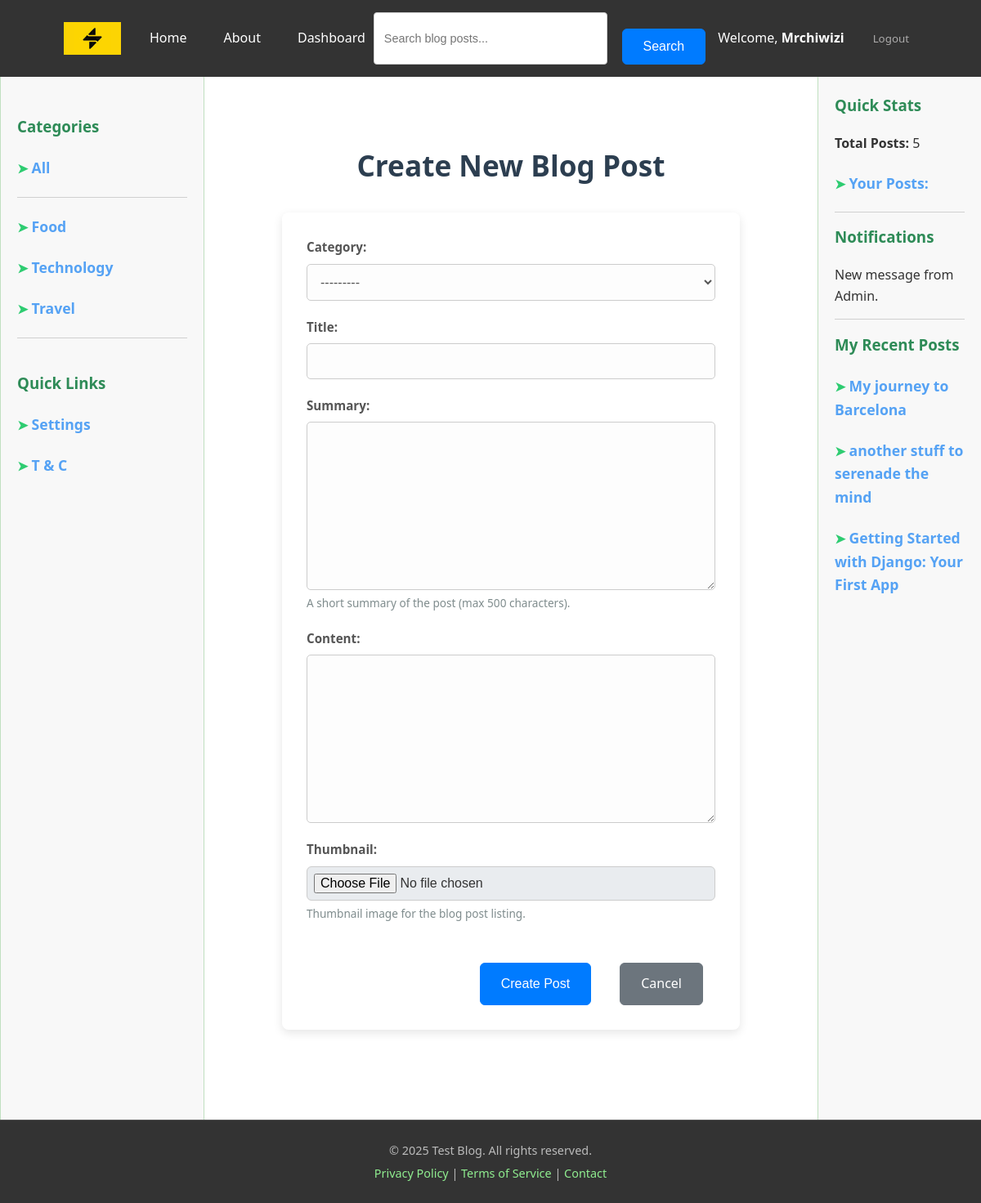
/create/ (signed in), run on the app's committed database.
### accounts/models.py (models this page shows, shortened)
class Account(AbstractBaseUser, PermissionsMixin):
    email = models.EmailField("email address", unique=True)
    user_name = models.CharField(max_length=150, unique=True)
    first_name = models.CharField(max_length=150, blank=True)
    last_name = models.CharField(max_length=150, blank=True)
    date_joined = models.DateTimeField(default=timezone.now)
    last_login = models.DateTimeField(auto_now=True)
    about = models.TextField(max_length=500, blank=True)
    is_staff = models.BooleanField(default=False)
    is_active = models.BooleanField(default=False)
    objects = AccountManager()
    USERNAME_FIELD = "email"
    REQUIRED_FIELDS = ["user_name",]

### blog/models.py (models this page shows, shortened)
class Category(models.Model):
    name = models.CharField(max_length=100, unique=True)
    slug = models.SlugField(max_length=100, unique=True, help_text="A URL-friendly short label.")
    description = models.TextField(blank=True, null=True)
    class Meta:
        verbose_name_plural = "Categories"
        ordering = ['name']
    def __str__(self):
        return self.name

class Post(models.Model):
    STATUS_CHOICES = (
        ('draft', 'Draft'),
        ('published', 'Published'),
    )
    title = models.CharField(max_length=250)
    slug = models.SlugField(max_length=250, unique_for_date='publish_date', help_text="A URL-friendly short label derived from the title, unique per publish date.")
    author = models.ForeignKey(User, on_delete=models.CASCADE, related_name='blog_posts')
    content = models.TextField()
    summary = models.TextField(max_length=1000, blank=True, help_text="A short summary of the post (max 500 characters).")
    thumbnail = models.ImageField(
        upload_to='blog/thumbnails/%Y/%m/%d/', blank=True,null=True, help_text="Thumbnail image for the blog post listing.")
    publish_date = models.DateTimeField(default=timezone.now)
    created_at = models.DateTimeField(auto_now_add=True)
    updated_at = models.DateTimeField(auto_now=True)
    status = models.CharField(
        max_length=10,
        choices=STATUS_CHOICES,
        default='published'
    )
    category = models.ForeignKey(Category, on_delete=models.SET_NULL, blank=True, null=True, related_name='posts'
    )
    objects = PostManager()
    class Meta:
        ordering = ['-publish_date']
        indexes = [
            models.Index(fields=['publish_date', 'slug']),
        ]
    def get_absolute_url(self):
        return reverse('blog:post_detail',
                       args=[self.publish_date.year, self.publish_date.strftime('%m'), self.publish_date.strftime('%d'), self.slug])

### blog/views.py (the view)
# urls.py: path("create/", create, name="create"),
@login_required(login_url="/accounts/login/")
def create(request):
    if request.method == "POST":
        form = CreateForm(request.POST)
        if form.is_valid():
            post_instance = form.save(commit=False)
            post_instance.author = request.user
            post_instance.save()
            return redirect("blog:home")
        else:
            messages.error(request, "Please address the errors listed below")
    else:
        form = CreateForm()
    context = {"form": form}
    return render(request, "blog/create.html", context)

### blog/forms.py
class CreateForm(forms.ModelForm):
    class Meta:
        model = Post
        fields = ["category", "title", "summary", "content", "thumbnail"]

### blog/context_processors.py (called while the page is built)
def posts_count(request):
    categories = Category.objects.all()
    posts_count = Post.objects.published().count()
    return {
        "posts_count": posts_count, "categories":categories
    }

### blog/models.py (called while the page is built)
    def published(self):
        return self.filter(status="published")

### templates/blog/create.html (shortened to what this page needs)
{% extends 'base.html' %}
{% load static %}
{% block content %}
<div class="content-wrapper">
    <div class="form-section">
        <h1>Create New Blog Post</h1>
        <div class="form-container">
            <form method="POST" enctype="multipart/form-data">
                {% for field in form %}
                    <div class="form-group">
                        {{ field.label_tag }}
                        {{ field }}
                        {% if field.help_text %}
                            <div class="help-text">{{ field.help_text }}</div>
                        {% endif %}
                    </div>
                {% endfor %}
                <div class="form-actions">
                    <button type="submit" class="button button-primary">Create Post</button>
                    <a href="{% url 'blog:home' %}" class="button button-secondary">Cancel</a>
                </div>
            </form>
        </div>
    </div>
</div>
{% endblock %}

### templates/base.html (shortened to what this page needs)
{% load static %}
<!DOCTYPE html>
<html lang="en">
<head>
    <link rel="stylesheet" href="{% static 'CSS/base.css' %}">
    <link rel="stylesheet" href="{% static 'CSS/home.css' %}">
    <link rel="stylesheet" href="{% static 'CSS/detail_page.css' %}">
    <link rel="stylesheet" href="{% static 'CSS/login_page.css' %}">
    <link rel="stylesheet" href="{% static 'CSS/register.css' %}">
    <link rel="stylesheet" href="{% static 'CSS/change_password.css' %}">
    <link rel="stylesheet" href="{% static 'CSS/password_reset_email_form.css' %}">
    <link rel="stylesheet" href="{% static 'CSS/password_reset_form.css' %}">
    <link rel="stylesheet" href="{% static 'CSS/users_posts.css' %}">
    <link rel="stylesheet" href="{% static 'CSS/edit_profile.css' %}">
    <link rel="stylesheet" href="{% static 'CSS/create.css' %}">
    <link rel="stylesheet" href="{% static 'CSS/post_edit.css' %}">
</head>
<body>
    <header class="page-header">
        <nav class="navbar">
            <a href="{% url 'blog:home' %}" class="logo-link">
                <img src="{% static 'Images/logo.png' %}" alt="Logo" style="width: 70px; height: 40px;">
            </a>
            <ul class="nav-left-links">
                <li><a href="{% url 'blog:home' %}">Home</a></li>
                <li><a href="{% url 'blog:about_page' %}">About</a></li>
                {% if user.is_authenticated %}
                    <li><a href="#" id="toggleSectionButton" >Dashboard</a></li>
                {% endif %}
            </ul>
            <div class="header-search-form">
                <form action="{% url 'blog:search' %}" method="GET" class="search-form">
                    <input type="search" name="q" placeholder="Search blog posts..." class="search-input" value="{{ query|default_if_none:'' }}">
                    <button type="submit" class="button button-primary search-button">Search</button>
                </form>
            </div>
            <ul class="nav-right-info">
                <li>
                    {% if user.is_authenticated %}
                        <span>Welcome, <strong>{{ user.user_name |capfirst }}</strong></span>
                    {% else %}
                        <span>Welcome, User</span>
                    {% endif %}
                </li>
                <li>
                    {% if user.is_authenticated %}
                        <small><a href="{% url 'accounts:confirm_logout' %}" style="color:#acabab;">Logout</a></small>
                    {% else %}
                        <a href="{% url 'accounts:login' %}">Login</a> | <a href="{% url 'accounts:register' %}">Sign Up</a>
                    {% endif %}
                </li>
            </ul>
        </nav>
    </header>
    <aside class="left-sidebar">
        <br>
        <h3>Categories</h3>
        <h4><span style="color: #2ecc71;">&#10148; </span><a href="{% url 'blog:home' %}" style="color: #55a2f4; text-decoration: none; font-weight: bold; font-size: 1.1em;">All</a></h4>
        <hr style="border: none; border-top: 1px solid #d0d0d0; margin: 15px 0;">
        <ul>
            {% for category in categories %}
                <li>
                    <h4><span style="color: #2ecc71;">&#10148; </span><a href="{% url 'blog:categories' category.slug %}" style="color: #55a2f4; text-decoration: none; font-weight: bold; font-size: 1.1em;display: inline;" >{{ category.name }}</a></h4>
                </li>
            {% endfor %}
        </ul>
        <hr style="border: none; border-top: 1px solid #d0d0d0; margin: 15px 0;">
        <br>
        <h3>Quick Links</h3>
        <ul>
            <li><h4><span style="color: #2ecc71;">&#10148; </span><a href="" style="color: #55a2f4; text-decoration: none; font-weight: bold; font-size: 1.1em;display: inline;" >Settings</a></h4></li>
            <li><h4><span style="color: #2ecc71;">&#10148; </span><a href="" style="color: #55a2f4; text-decoration: none; font-weight: bold; font-size: 1.1em;display: inline;" >T &amp; C</a></h4></li>
        </ul>
    </aside>
    <main class="main-content">
        {% block content %}
        {% endblock content %}
    </main>
    <aside class="right-aside">
        <h3>Quick Stats</h3>
        <p><strong>Total Posts:</strong> {{ posts_count }}</p>
        {% if user.is_authenticated %}
            <h4><span style="color: #2ecc71;">&#10148; </span><a href="{% url 'blog:user_posts' %}" style="color: #55a2f4; text-decoration: none; font-weight: bold; font-size: 1.1em;"><strong>Your Posts:</strong> {{ user_posts }}</a></h4>
        {% endif %}
        <hr style="border: none; border-top: 1px solid #d0d0d0; margin: 15px 0;">
        <h3>Notifications</h3>
        <ul style="list-style: none; padding: 0;">
            <li style="margin-bottom: 8px;">New message from Admin.</li>
            <hr style="border: none; border-top: 1px solid #d0d0d0; margin: 15px 0;">
        </ul>
        {% if user.is_authenticated %}
            <h3>My Recent Posts</h3>
            <ul style="list-style: none; padding: 0;">
                {% with recent_posts=user.blog_posts.all|slice:":3" %}
                    {% for user_post in recent_posts %}
                        <li>
                            <h4><span style="color: #2ecc71;">&#10148; </span><a href="{{ user_post.get_absolute_url}}" style="color: #55a2f4; text-decoration: none; font-weight: bold; font-size: 1.1em;">{{ user_post.title }}</a></h4>
                        </li>
                    {% empty %}
                        <li><h4 style="color: #777;">You haven't made any post.</h4></li>
                    {% endfor %}
                {% endwith %}
            </ul>
            {% else %}
                <div style="margin-bottom: 20px;">
                <a href="#"><img src="{% static 'Images/blog-advert.jpg' %}" alt="advert" width="170px"></a></div>
                <div><a href="#"><img src="{% static 'Images/blog-advert2.jpg' %}" alt="advert" width="170px"></a></div>
        {% endif %}
    </aside>
    <footer class="footer">
        <p>&copy; <span id="current-year"></span> Test Blog. All rights reserved.</p>
        <p>
            <a href="#">Privacy Policy</a> |
            <a href="#">Terms of Service</a> |
            <a href="#">Contact</a>
        </p>
    </footer>
</body>
</html>

### static/CSS/base.css (style rules this page uses)
body { display: grid; grid-template-areas: "header header header" "left-sidebar main-content right-aside" "footer footer footer"; grid-template-columns: 250px 1fr 200px; grid-template-rows: auto 1fr auto; min-height: 110vh; margin: 0; padding: 0; font-family: Arial, sans-serif; background-color: #f5f5f5; color: #333; }
header, aside, main, footer { padding: 20px; box-sizing: border-box; }
.page-header { grid-area: header; background-color: #333; color: #fff; display: flex; justify-content: center; align-items: center; padding: 15px 20px; box-shadow: 0 2px 5px rgba(0,0,0,0.2); }
.navbar { display: flex; align-items: center; width: 90%; max-width: 1200px; padding: 0 20px; }
.logo-link { flex-shrink: 0; margin-right: 25px; display: flex; align-items: center; justify-content: flex-start; font-size: 1.6em; font-weight: bold; color: #90EE90; text-decoration: none; }
.logo-link img { width: 70px; height: 40px; object-fit: contain; display: block; }
.navbar ul.nav-left-links { list-style: none; margin: 0; padding: 0; display: flex; gap: 25px; flex-shrink: 0; }
.header-search-form { margin-left: auto; margin-right: auto; max-width: 450px; flex-grow: 1; flex-shrink: 1; }
.search-form { display: flex; gap: 8px; width: 100%; }
.search-input { flex-grow: 1; padding: 8px 12px; border: 1px solid #ccc; border-radius: 4px; font-size: 0.9em; outline: none; background-color: #fff; color: #333; box-sizing: border-box; transition: border-color 0.3s ease, box-shadow 0.3s ease; }
.search-button { padding: 8px 15px; font-size: 0.9em; white-space: nowrap; background-color: #007bff; color: #fff; border: none; border-radius: 4px; cursor: pointer; transition: background-color 0.3s ease; }
.navbar ul.nav-right-info { list-style: none; margin: 0; padding: 0; display: flex; gap: 25px; white-space: nowrap; flex-shrink: 0; margin-left: auto; }
.page-header nav ul li a { color: #fff; text-decoration: none; padding: 5px 10px; transition: color 0.3s ease; }
.left-sidebar { grid-area: left-sidebar; background-color: #F8F8F8; border-right: 1px solid #c0e0c0; border-left: 1px solid #c0e0c0; overflow-y: auto; }
.left-sidebar h3 { color: #2e8b57; margin-top: 0; }
.left-sidebar ul { list-style: none; padding: 0; }
.left-sidebar ul li { margin-bottom: 8px; }
.left-sidebar ul li a { color: #444; text-decoration: none; display: block; padding: 5px 0; }
.main-content { grid-area: main-content; background-color: #ffffff; line-height: 1.6; overflow-y: auto; }
.main-content h1, .main-content h2 { color: #2c3e50; margin-top: 0; }
.right-aside { grid-area: right-aside; background-color: #F8F8F8; border-left: 1px solid #c0e0c0; overflow-y: auto; }
.right-aside h3 { color: #2e8b57; margin-top: 0; }
.footer { grid-area: footer; background-color: #333; color: #bbb; padding: 20px; text-align: center; font-size: 0.9em; border-top: 1px solid #555; }
.footer p { margin: 5px 0; }
.footer a { color: #90EE90; text-decoration: none; }
.form-container { max-width: 500px; margin: 30px auto; padding: 25px; background-color: #ffffff; border-radius: 8px; box-shadow: 0 4px 10px rgba(0, 0, 0, 0.1); }

### static/CSS/home.css (style rules this page uses)
:root { --primary-color: #3498db; --secondary-color: #2ecc71; --text-color: #333; --light-text-color: #777; --card-background: #ffffff; --border-color: #e0e0e0; --font-primary: 'Roboto', sans-serif; --font-secondary: 'Playfair Display', serif; }

### static/CSS/detail_page.css (style rules this page uses)
.button { padding: 12px 25px; font-size: 1em; border: none; border-radius: 5px; cursor: pointer; text-decoration: none; display: inline-block; transition: background-color 0.3s ease, color 0.3s ease; }
.button-secondary { background-color: #95a5a6; color: white; }

### static/CSS/login_page.css (style rules this page uses)
.form-group { text-align: left; }
.form-group label { display: block; margin-bottom: 8px; color: #555; font-weight: 500; font-size: 0.95em; }

### static/CSS/register.css (style rules this page uses)
.form-group { text-align: left; }
.form-group label { display: block; margin-bottom: 8px; color: #555; font-weight: 500; font-size: 0.95em; }

### static/CSS/change_password.css (style rules this page uses)
.form-group { text-align: left; }
.form-group label { display: block; margin-bottom: 8px; color: #555; font-weight: 500; font-size: 0.95em; }

### static/CSS/edit_profile.css (style rules this page uses)
.help-text { font-size: 0.8em; color: #6c757d; margin-top: 5px; display: block; }
.form-actions { text-align: right; margin-top: 30px; display: flex; justify-content: flex-end; gap: 10px; }

### data on the page
Account: user_name "Mrchiwizi"
Category: name "Food"
Category: name "Technology"
Category: name "Travel"
Post: title "My journey to Barcelona"
Post: title "another stuff to serenade the mind"
Post: title "Getting Started with Django: Your First App"

### other printed values
{{ field.label_tag }} "Category:" "Title:" "Summary:" "Content:" "Thumbnail:"
{{ field.help_text }} "A short summary of the post (max 500 characters)." "Thumbnail image for the blog post listing."
{{ posts_count }} "5"
